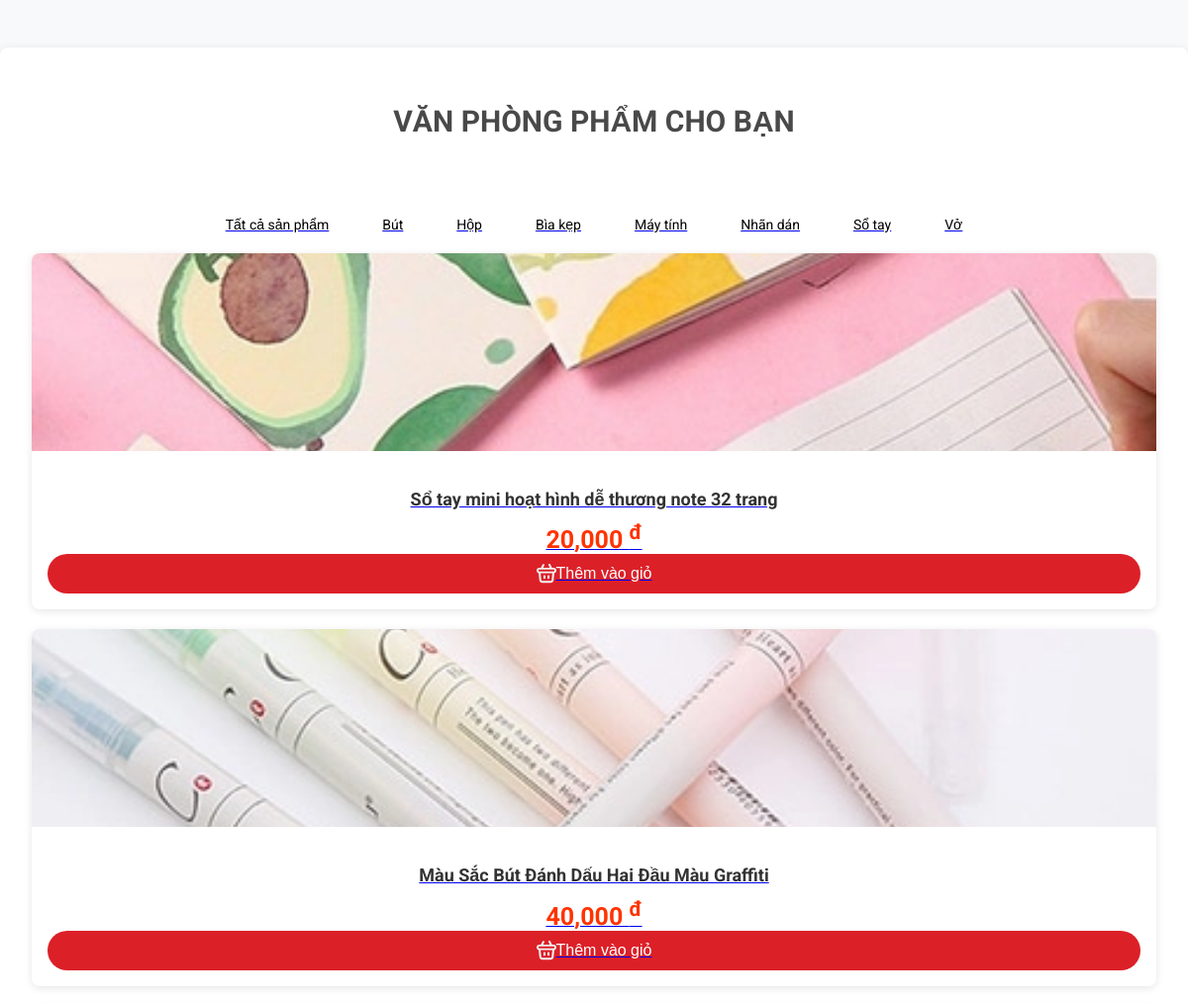
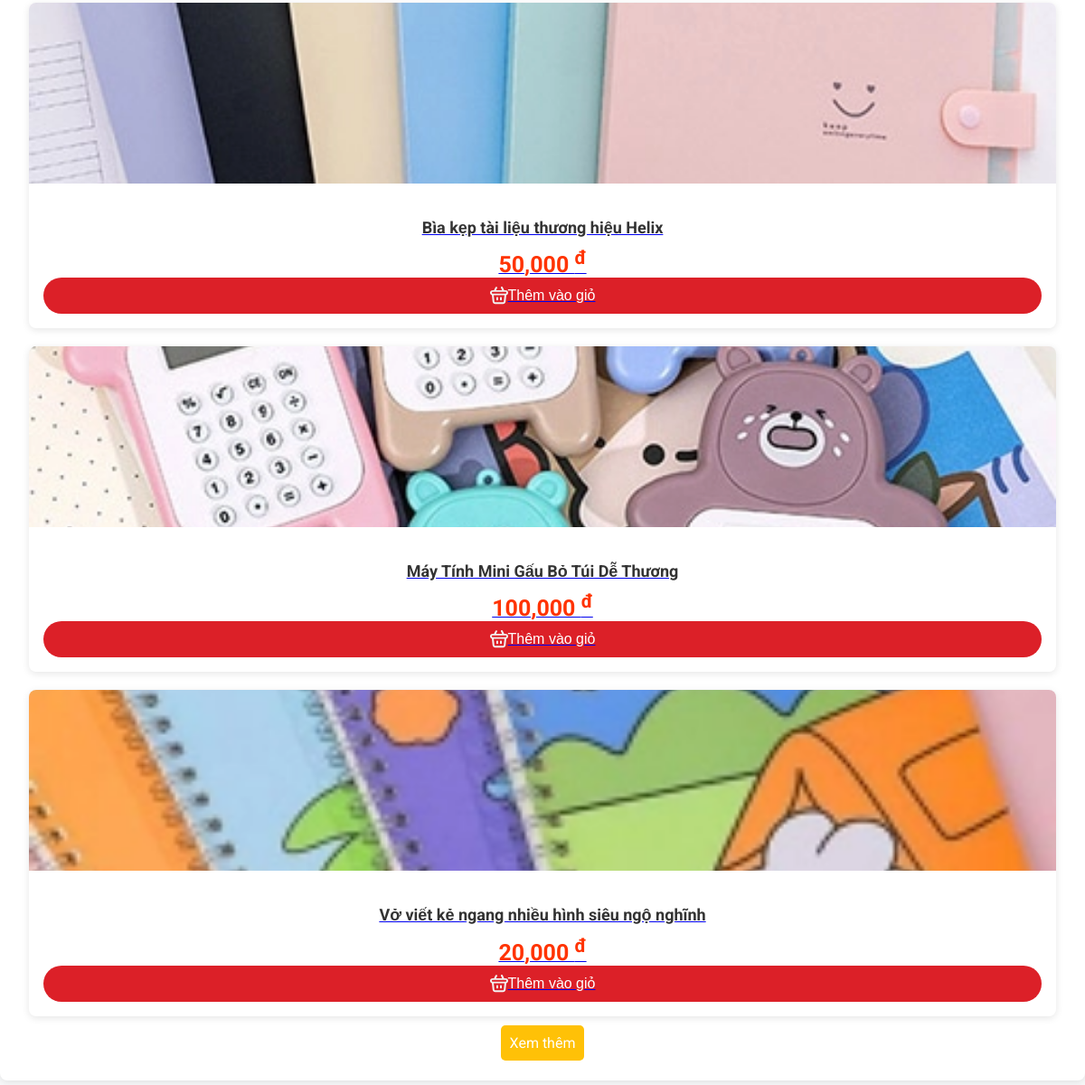
Screenshot of /sources/FE/content.php with the database file from the repository (2 pictures, top to bottom).
### tables this page shows
CREATE TABLE `sanpham` (
  `sp_ma` int(11) NOT NULL,
  `loaisp_ten` varchar(100) NOT NULL,
  `sp_ten` varchar(250) NOT NULL,
  `sp_gia` varchar(250) NOT NULL,
  `sp_mota` varchar(300) DEFAULT NULL,
  `sp_motachitiet` varchar(300) NOT NULL,
  `sp_img` varchar(50) NOT NULL,
  `sp_soluong` int(250) NOT NULL DEFAULT 1,
  `loaisanpham` varchar(50) NOT NULL
);

### sources/FE/content.php (the view, shortened to what this page needs)
<!DOCTYPE html>
<html lang="vi">
<head>
</head>
<body>
    <div class="product-list">
        <div class="container">
            <div class="row">
                <div class="col-md-12 text-center">
                    <div class="block-title clearfix">
                        <h2>Văn phòng phẩm cho bạn</h2>
                        <ul class="tabs tabs-title tab-desktop ajax clearfix">
                            <li class="tab-link has-content current">
                                <a href="../website/website.php"><span title="Tất cả sản phẩm">Tất cả sản phẩm</span></a>
                            </li>
                            <li class="tab-link" data-tab="tab-1">
                                <a href="../website/contentClick.php?loaisanpham=but"><span title="Bút">Bút</span></a>
                            </li>
                            <li class="tab-link" data-tab="tab-2">
                                <a href="../website/contentClick.php?loaisanpham=hop"><span title="Hộp">Hộp</span></a>
                            </li>
                            <li class="tab-link" data-tab="tab-3">
                                <a href="../website/contentClick.php?loaisanpham=biakep"><span title="Bìa kẹp">Bìa kẹp</span></a>
                            </li>
                            <li class="tab-link" data-tab="tab-4">
                                <a href="../website/contentClick.php?loaisanpham=maytinh"><span title="Máy tính">Máy tính</span></a>
                            </li>
                            <li class="tab-link" data-tab="tab-5">
                                <a href="../website/contentClick.php?loaisanpham=nhandan"><span title="Nhãn dán">Nhãn dán</span></a>
                            </li>
                            <li class="tab-link" data-tab="tab-6">
                                <a href="../website/contentClick.php?loaisanpham=sotay"><span title="Sổ tay">Sổ tay</span></a>
                            </li>
                            <li class="tab-link" data-tab="tab-7">
                                <a href="../website/contentClick.php?loaisanpham=vo"><span title="Vở">Vở</span></a>
                            </li>
                        </ul>
                    </div>
                </div>
            </div>
        </div>
        <?php
        include_once("../sources/connect.php");
        $valueCart = 8;
        $sql = "SELECT * FROM sanpham LIMIT $valueCart";
        $result = $connect->query($sql);
        $duongdanimg = $linkImgSp;
        $dataArray = [];
        if ($result->num_rows > 0) {
            while ($row = $result->fetch_assoc()) {
                $dataArray[] = $row;
            }
        }
        ?>
        <div class="container text-center">
            <div class="row">
                <?php foreach ($dataArray as $data): ?>
                    <div class="col-lg-3 col-md-4 col-sm-6 py-2" id="font-card">
                        <a href="./product.php?sp_ma=<?= $data['sp_ma'] ?>">
                            <div class="card">
                                <img src="<?= $duongdanimg . $data['sp_img'] ?>" class="card-img-top" alt="<?= $data['sp_ten'] ?>">
                                <div class="card-body">
                                    <p class="card-title">
                                        <strong><?= $data['sp_ten'] ?></strong>
                                    </p>
                                    <p class="card-text">
                                        <strong style="color:#f30;font-size:25px">
                                            <?= number_format($data['sp_gia'], 0, '.', ',') ?> <sup>đ</sup>
                                        </strong>
                                    </p>
                                    <div class="action-cart">
                                        <button class="cart-button btn-buy add_to_cart" title="Thêm vào giỏ">
                                            Thêm vào giỏ
                                        </button>
                                    </div>
                                </div>
                            </div>
                        </a>
                    </div>
                <?php endforeach; ?>
            </div>
        </div>
        <div class="text-center">
            <a class="btn btn-warning" href="./List.php?page=1">Xem thêm</a>
        </div>
    </div>
</body>
</html>

### sources/FE/content.php (style rules this page uses)
body { font-family: 'Roboto', sans-serif; background-color: #f8f9fa; margin: 0; padding: 0; }
.product-list { margin: 3rem auto; padding: 2rem; max-width: 1200px; background-color: #ffffff; border-radius: 8px; box-shadow: 0 2px 10px rgba(0, 0, 0, 0.1); }
.card { box-shadow: 0 2px 8px rgba(0, 0, 0, 0.1); margin-bottom: 20px; border-radius: 8px; transition: transform 0.3s, box-shadow 0.3s; overflow: hidden; }
.card-img-top { width: 100%; height: 200px; object-fit: cover; }
.card-body { padding: 1rem; }
.card-title { font-size: 18px; font-weight: bold; color: #333; margin-bottom: 10px; }
.card-text { font-size: 16px; color: #dc3545; margin: 0; }
button.cart-button.btn-buy.add_to_cart { width: 100%; background: #DC2028; height: 40px; display: flex; align-items: center; justify-content: center; border-radius: 25px; color: #fff; font-size: 16px; border: none; transition: background 0.3s; }
h2 { font-size: 30px; font-weight: 700; text-align: center; text-transform: uppercase; color: #494949; position: relative; margin-bottom: 20px; }
h2:after { content: ""; background: url(//bizweb.dktcdn.net/100/434/558/themes/894884/assets/icon_after_title.png?1651395726340) no-repeat; width: 257px; height: 57px; display: block; margin: auto; }
ul.tabs { list-style: none; padding: 0; text-align: center; margin-bottom: 20px; }
ul.tabs li { display: inline-block; cursor: pointer; margin: 0 10px; }
ul.tabs li span { background: transparent; padding: 10px 15px; border-radius: 50px; color: #000; font-size: 14px; transition: background 0.3s, color 0.3s; }
.text-center { text-align: center; }
.btn-warning { padding: 10px 10px; background-color: #ffc107; color: white; border: none; border-radius: 5px; text-decoration: none; font-size: 16px; transition: background 0.3s; }

### rows the page displays
sanpham: sp_img (picture), sp_ten "Sổ tay mini hoạt hình dễ thương note 32 trang", sp_gia "20,000"
sanpham: sp_img (picture), sp_ten "Màu Sắc Bút Đánh Dấu Hai Đầu Màu Graffiti", sp_gia "40,000"
sanpham: sp_img (picture), sp_ten "Bìa kẹp tài liệu thương hiệu Helix", sp_gia "50,000"
sanpham: sp_img (picture), sp_ten "Máy Tính Mini Gấu Bỏ Túi Dễ Thương", sp_gia "100,000"
sanpham: sp_img (picture), sp_ten "Vở viết kẻ ngang nhiều hình siêu ngộ nghĩnh", sp_gia "20,000"
